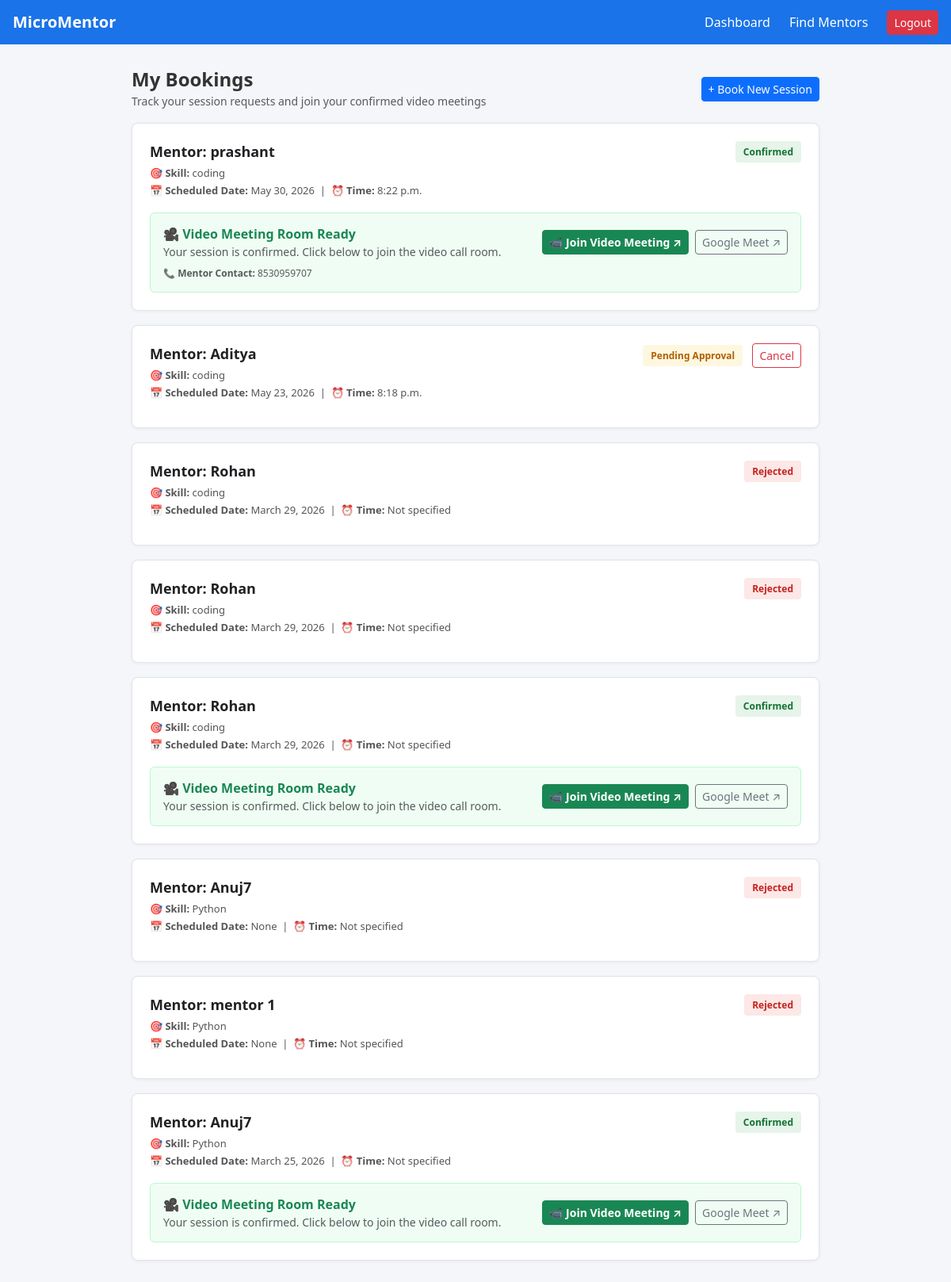
/mentor/my-bookings/ (signed in), run on the app's committed database.
### mentors/models.py (models this page shows, shortened)
class Booking(models.Model):
    mentor = models.ForeignKey(Mentor, on_delete=models.CASCADE)
    student = models.ForeignKey(User, on_delete=models.CASCADE)
    date = models.DateField(null=True, blank=True)
    time = models.TimeField(null=True, blank=True)
    status = models.CharField(max_length=20, default='pending')
    class Meta:
        unique_together = ['student', 'mentor', 'date', 'time']  # 🔥 updated

class Mentor(models.Model):
    user = models.OneToOneField(User, on_delete=models.CASCADE)
    expertise = models.CharField(max_length=200)
    experience = models.IntegerField()
    skill=models.CharField(max_length=100)
    is_available = models.BooleanField(default=True)
    phone = models.CharField(max_length=15, null=True, blank=True)

### mentors/views.py (the view)
# urls.py: path('my-bookings/', views.my_bookings, name='my_bookings'),
@login_required
def my_bookings(request):
    bookings = Booking.objects.filter(student=request.user).order_by('-id')
    return render(request, 'my_bookings.html', {'bookings': bookings})

### templates/my_bookings.html (shortened to what this page needs)
<!DOCTYPE html>
<html lang="en">
<head>
    <link href="https://cdn.jsdelivr.net/npm/bootstrap@5.3.2/dist/css/bootstrap.min.css" rel="stylesheet">
</head>
<body>
    <nav class="navbar navbar-expand navbar-dark navbar-custom px-3">
        <a class="navbar-brand fw-bold" href="/dashboard/">MicroMentor</a>
        <div class="navbar-nav ms-auto align-items-center gap-2">
            <a class="nav-link text-white" href="/dashboard/">Dashboard</a>
            <a class="nav-link text-white" href="/mentor/mentors/">Find Mentors</a>
            <a class="btn btn-sm btn-danger ms-2" href="/logout/">Logout</a>
        </div>
    </nav>
    <div class="container">
        <div class="d-flex justify-content-between align-items-center mb-3">
            <div>
                <h1 class="h4 mb-0 fw-bold">My Bookings</h1>
                <small class="text-muted">Track your session requests and join your confirmed video meetings</small>
            </div>
            <a href="/mentor/mentors/" class="btn btn-primary btn-sm">+ Book New Session</a>
        </div>
        {% if bookings %}
            {% for b in bookings %}
            <div class="booking-card">
                <div class="d-flex justify-content-between align-items-start flex-wrap gap-2 mb-2">
                    <div>
                        <div class="mentor-title">Mentor: {{ b.mentor.user.username }}</div>
                        <div class="booking-meta">🎯 <strong>Skill:</strong> {{ b.mentor.skill }}</div>
                        <div class="booking-meta">📅 <strong>Scheduled Date:</strong> {{ b.date }} &nbsp;|&nbsp; ⏰ <strong>Time:</strong> {{ b.time|default:"Not specified" }}</div>
                    </div>
                    <div>
                        {% if b.status == "accepted" %}
                            <span class="badge-status badge-accepted">Confirmed</span>
                        {% elif b.status == "rejected" %}
                            <span class="badge-status badge-rejected">Rejected</span>
                        {% elif b.status == "cancelled" %}
                            <span class="badge-status badge-cancelled">Cancelled</span>
                        {% else %}
                            <span class="badge-status badge-pending">Pending Approval</span>
                            <a href="/mentor/cancel/{{ b.id }}/" class="btn btn-sm btn-outline-danger ms-2" onclick="return confirm('Are you sure you want to cancel this booking request?');">Cancel</a>
                        {% endif %}
                    </div>
                </div>
                {% if b.status == "accepted" %}
                <div class="meeting-box">
                    <div class="d-flex justify-content-between align-items-center flex-wrap gap-2">
                        <div>
                            <strong class="text-success">🎥 Video Meeting Room Ready</strong>
                            <div class="text-muted small">Your session is confirmed. Click below to join the video call room.</div>
                        </div>
                        <div class="d-flex gap-2">
                            <a href="https://meet.jit.si/MicroMentor-Session-{{ b.id }}-{{ b.mentor.user.username }}" target="_blank" class="btn btn-sm btn-success fw-bold">
                                📹 Join Video Meeting ↗
                            </a>
                            <a href="https://meet.google.com/new" target="_blank" class="btn btn-sm btn-outline-secondary">
                                Google Meet ↗
                            </a>
                        </div>
                    </div>
                    {% if b.mentor.phone %}
                    <div class="mt-2 text-muted small" style="font-size: 12px;">
                        📞 <strong>Mentor Contact:</strong> {{ b.mentor.phone }}
                    </div>
                    {% endif %}
                </div>
                {% endif %}
            </div>
            {% endfor %}
        {% endif %}
    </div>
</body>
</html>

### templates/my_bookings.html (style rules this page uses)
body { background-color: #f4f6f9; color: #333; }
.navbar-custom { background-color: #1a73e8; }
.container { max-width: 900px; margin: 30px auto; padding: 0 16px; }
.booking-card { background: #ffffff; border: 1px solid #e1e4e8; border-radius: 8px; padding: 22px; box-shadow: 0 1px 4px rgba(0,0,0,0.05); margin-bottom: 18px; }
.mentor-title { font-size: 18px; font-weight: bold; color: #202124; margin-bottom: 4px; }
.booking-meta { font-size: 13px; color: #555; margin: 3px 0; }
.badge-status { font-size: 12px; padding: 5px 10px; border-radius: 4px; font-weight: bold; }
.badge-accepted { background: #e6f4ea; color: #137333; }
.badge-pending { background: #fef7e0; color: #b06000; }
.badge-rejected { background: #fce8e6; color: #c5221f; }
.meeting-box { background: #f0fdf4; border: 1px solid #bbf7d0; border-radius: 6px; padding: 14px 16px; margin-top: 14px; }

### data on the page
Booking: mentor.user.username "prashant", mentor.skill "coding", date "May 30, 2026", time "8:22 p.m.", status "Confirmed", mentor.phone "8530959707"
Booking: mentor.user.username "Aditya", mentor.skill "coding", date "May 23, 2026", time "8:18 p.m."
Booking: mentor.user.username "Rohan", mentor.skill "coding", date "March 29, 2026", time "Not specified", status "Rejected"
Booking: mentor.user.username "Rohan", mentor.skill "coding", date "March 29, 2026", time "Not specified", status "Rejected"
Booking: mentor.user.username "Rohan", mentor.skill "coding", date "March 29, 2026", time "Not specified", status "Confirmed"
Booking: mentor.user.username "Anuj7", mentor.skill "Python", date "None", time "Not specified", status "Rejected"
Booking: mentor.user.username "mentor 1", mentor.skill "Python", date "None", time "Not specified", status "Rejected"
Booking: mentor.user.username "Anuj7", mentor.skill "Python", date "March 25, 2026", time "Not specified", status "Confirmed"
